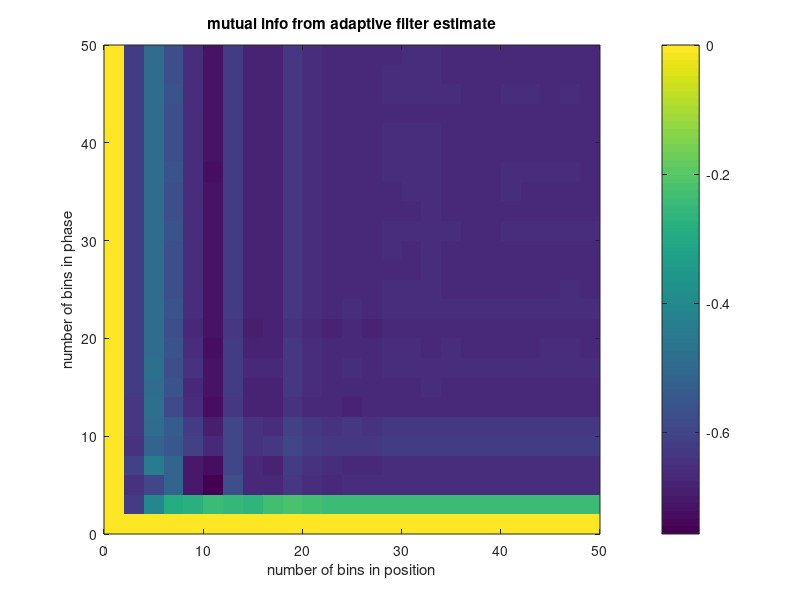

Source code (MATLAB): (Note: this script raises an error after producing the figure.)
load mInfoAF

figure(1); clf
imagesc(nbinx, nbiny, minfo');
xlabel('number of bins in position')
ylabel('number of bins in phase')
axis xy
colorbar
title('mutual info from adaptive filter estimate')
figopts=struct('width',3,'height',2.5,...
  'FontMode','fixed','FontSize',8,'LockAxes',0,'Color','rgb',...
  'BoundsCode','mcode');
exportfig(gcf,'mInfoAF',figopts);
